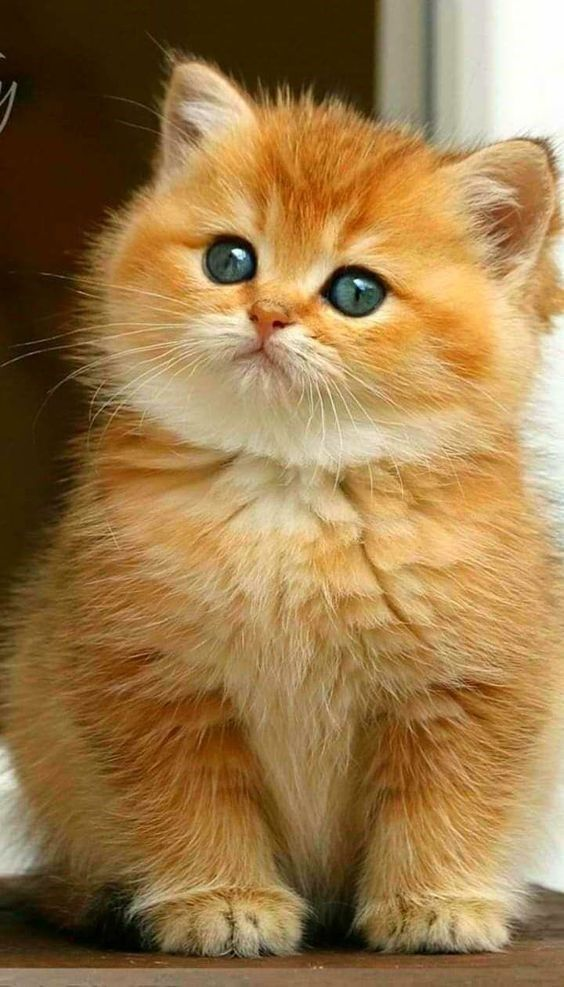
#> input picture lecture-5:neural-networks/CNN/Images/cat.jpg, 564 x 987 px
$ python part4.py
#> lines starting #> are read from the running program, lines starting #| are printed output that depends on the picture
import cv2 as cv
import os
import numpy as np
import matplotlib.pyplot as plt


# [19 lines left out: function convolution2d, not called in this run]


def callback():
    pass

# [50 lines left out: functions averageFiltering, medianfiltering, not called in this run]


def gaussianKernel(size,sigma):
    kernel = cv.getGaussianKernel(size,sigma)
    kernel = np.outer(kernel,kernel)
    return kernel


def gaussianFiltering():
    root = os.getcwd()
    imgPath = os.path.join(root, 'Images/cat.jpg')
    img = cv.imread(imgPath)
#> img is the input picture: shape (987, 564, 3); mean B, G, R 73.8, 121, 154.4

    n = 51
    kernel = gaussianKernel(n,8)

    fig = plt.figure()
    plt.subplot(2,3,1)
    plt.imshow(kernel)

    ax = fig.add_subplot(2,3,2,projection= '3d')
    x = np. arange(0,n)
    y = np.arange(0,n)
    X,Y = np.meshgrid(x,y)
    ax.plot_surface(X,Y,kernel,cmap='viridis')
    # plt.show()


    winName ='gaus Filter'
    cv.namedWindow(winName)
    cv.createTrackbar('sigma',winName,1,20,callback)
    height, width, _= img.shape
#> height = 987; width = 564
    scale = 1/4

    width = int(width*scale)
#> width = 141
    height = int(height*scale)
#> height = 246
    img_resize = cv.resize(img,(width,height))
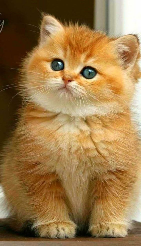
#> img_resize: shape (246, 141, 3); mean B, G, R 73.7, 120.9, 154.2

    while True:
        if cv.waitKey(1) == ord('q'):
#> (key q is pressed here)
            break

        sigma = cv.getTrackbarPos('sigma',winName)
        imgFilter = cv.GaussianBlur(img_resize,(n,n),sigma)
        cv.imshow(winName,imgFilter)

    cv.destroyAllWindows()


if __name__ =="__main__":
    # convolution2d()
    # averageFiltering()
    # medianfiltering()
    gaussianFiltering()

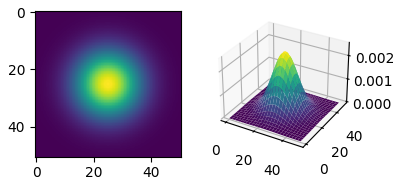
#> figure drawn by matplotlib, 2 panels

$ run again, with lecture-5:neural-networks/CNN/Images/image2.jpg copied over lecture-5:neural-networks/CNN/Images/cat.jpg
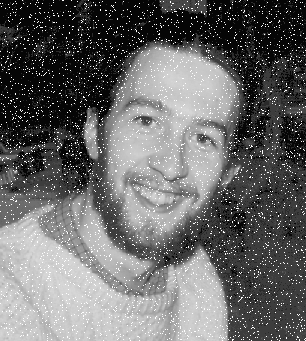
#> input picture lecture-5:neural-networks/CNN/Images/image2.jpg, 306 x 341 px
#> in gaussianFiltering, img is the input picture: shape (341, 306, 3); min 6, max 255, mean 104.1
#> in gaussianFiltering, `img_resize = cv.resize(img,(width,height))`:
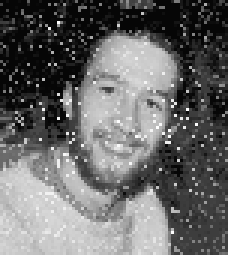
#> img_resize: shape (85, 76, 3) (shown 3 times larger); min 6, max 255, mean 104.2
